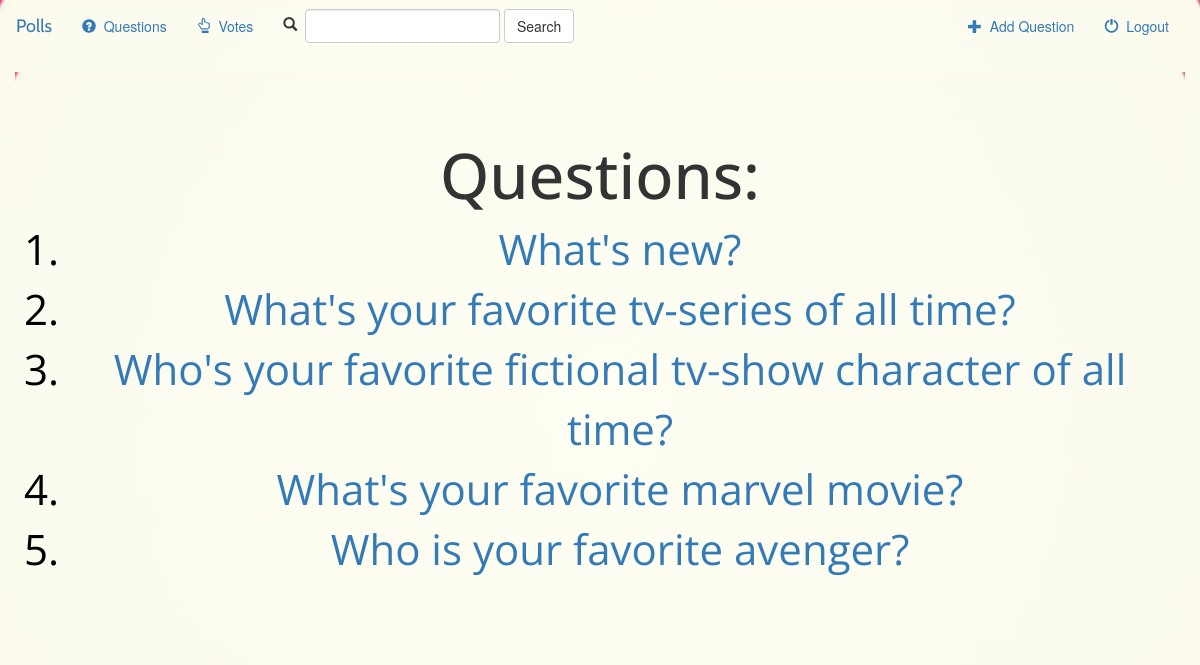
Screenshot of /polls/ with the database file from the repository.
### polls/models.py (models this page shows, shortened)
class Question(models.Model):
    question_text = models.CharField(max_length=200)
    pub_date = models.DateTimeField('date published')

### polls/views.py (the view)
def index(request):
    all_questions = Question.objects.all()
    context={ 'all_questions' : all_questions, }
    return render(request, 'polls/index.html' , context)

### polls/templates/polls/index.html
{% extends 'polls/base.html' %}
{% block body %}
    {% if all_questions  %}
    <div class="container jumbotron">
        <h1>Questions:</h1>
        <ol>
            {% for question in all_questions %}
            <li class='question'><a href="{% url 'polls:choices' question.id %}">{{ question.question_text }}</a></li>
            {% endfor %}
        </ol>
    </div>
    {% else %}
        <h2>You don't have any questions</h2>
    {% endif %}
{% endblock %}

### polls/static/polls/style.css (style rules this page uses)
.container { text-align: center; font-family: 'Open Sans', sans-serif; background: inherit; }
.question { font-size: 3em; color: black; }
a { color:black; text-decoration: underline; }
body { background: url('images/vine-floral-flourish-growing-on-white-background-hd-resolution_hhcg1hcd__F0000.png'); background-size: cover; }

### rows the page displays
Question: question_text "What's new?"
Question: question_text "What's your favorite tv-series of all time?"
Question: question_text "Who's your favorite fictional tv-show character of all time?"
Question: question_text "What's your favorite marvel movie?"
Question: question_text "Who is your favorite avenger?"
